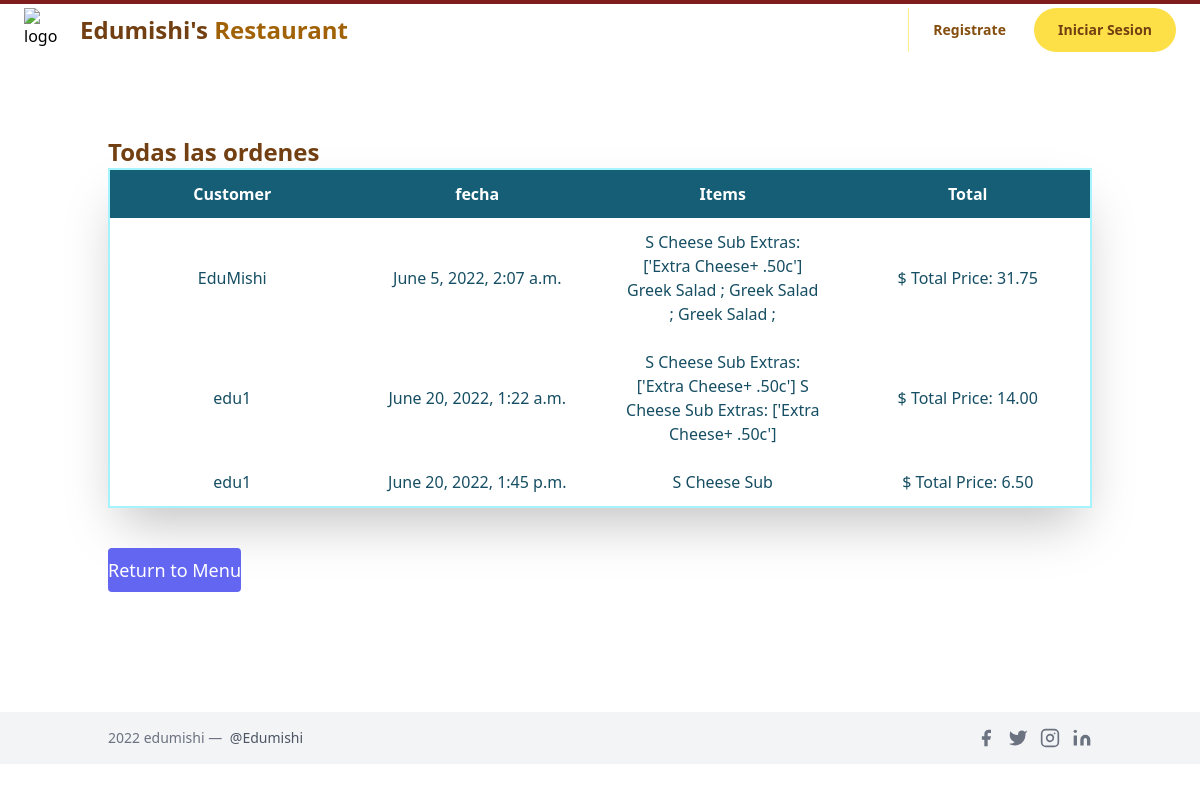
Page /allorders on the committed database.
### orders/models.py (models this page shows, shortened)
class Order(models.Model):
    ref_code = models.CharField(max_length=15, blank=True)
    owner = models.ForeignKey(Profile, on_delete=models.SET_NULL, null=True)
    is_ordered = models.BooleanField(default=False)
    ordered_items = models.ManyToManyField(OrderItem)
    date_ordered = models.DateTimeField(auto_now=True)
    def get_cart_total(self):
        return sum([item.menu_item.price for item in self.ordered_items.all()]
        + [item.extras_cost for item in self.ordered_items.all()])

class Profile(models.Model):
    user = models.OneToOneField(settings.AUTH_USER_MODEL,
                                on_delete=models.CASCADE)
    menu_items = models.ManyToManyField(Menu_Item, blank=True)
    def __str__(self):
        return f"{self.user.username}"

class OrderItem(models.Model):
    menu_item = models.ForeignKey(Menu_Item,on_delete=models.CASCADE,
                                    blank=True, null=True)
    is_ordered = models.BooleanField(default=False)
    date_added = models.DateTimeField(auto_now=True)
    date_ordered = models.DateTimeField(null=True)
    is_topping =models.BooleanField(default=False)
    num_extras = models.IntegerField( blank=True, default=0)
    extras = models.CharField(max_length=400,  blank=True, null=True)
    extras_cost = models.DecimalField(max_digits=4,decimal_places=2, default = 0.00)
    ptoppings = models.CharField(max_length=400,  blank=True, null=True)

class Menu_Item(models.Model):
    MENU_CATEGORIES = (
    ('Pizza', 'Pizza'),
    ('Pasta', 'Pasta'),
    ('Subs', 'Subs'),
    ('Salad', 'Salad'),
    ('Dinner_Platter', 'Dinner_Platter'),
    ('Topping', 'Topping'),
    ('Extra', 'Extra'),
    ('Dessert', 'Dessert'),
    ('Pastry', 'Pastry'),
    ('Main', 'Main'),
    ('Appetizer', 'Appetizer'),
    ('Side', 'Side'),
    ('Miscellaneous', 'Miscellaneous')
    )
    SIZE_CATEGORIES = (
    ('Sm', 'Small'),
    ('Md', 'Medium'),
    ('Lg', 'Large'),
    ('XL', 'Extra_Large')
    )
    category = models.CharField(max_length=36, null=True, blank=True,
                                choices=MENU_CATEGORIES,
                                help_text='Categoría del elemento del menú.')
    name = models.CharField(max_length=128,
                            help_text='Nombre del elemento del menú')
    price =  models.DecimalField(max_digits=4, null=True, blank=True,
                                decimal_places=2, default=0.00)
    sizes = models.CharField(max_length=4, null=True, blank=True,
                                choices=SIZE_CATEGORIES,
                                help_text='Ingrese el tamaños \
                                            del elemento del menú')
    toppings = models.CharField( max_length=400, blank=True, null=True,
                                help_text='Introducir ingredientes')
    num_toppings = models.CharField(max_length=10, blank=True, null=True)

### orders/views.py (the view)
# urls.py: path('allorders', views.allorders, name='allorders'),
def allorders(request):
    profiles = Profile.objects.all()
    all_orders = Order.objects.filter(is_ordered=True)#ojoooooooooooooooooo aqui si no esta ordenado no sale
    context = { 'all_orders': all_orders}
    return render(request, "orders/allorders.html", context)

### orders/templates/orders/allorders.html (shortened to what this page needs)
{% extends 'orders/layout.html' %}
{% block template%}
<div class="container px-5 py-20 mx-auto flex flex-wrap items-center">
    <div>
        <h1 class="text-2xl font-bold text-yellow-900">
            Todas las ordenes
        </h1>
        <table class="shadow-2xl border-2 border-cyan-200 w-full md:table-fixed content-center">
            <thead class="text-white">
                <tr>
                    <th class="py-3 bg-cyan-800">Customer</th>
                    <th class="py-3 bg-cyan-800">fecha</th>
                    <th class="py-3 bg-cyan-800">Items</th>
                    <th class="py-3 bg-cyan-800">Total</th>
                </tr>
            </thead>
            <tbody class="text-cyan-900 text-center">
                {% for order in all_orders.all %}
                    <tr class="">
                        <td class="py-3 px-6">{{order.owner}}</td>
                        <td class="py-3 px-6">{{ order.date_ordered }}</td>
                        <td class="py-3 px-6">
                            {% for item in order.ordered_items.all %}
                                {% if item.menu_item.category == "Subs" and item.num_extras == 0 %}
                                    {{item.menu_item.sizes}}
                                    {{ item.menu_item.name }}
                                {% endif %}
                                {% if item.num_extras > 0 %}
                                    {{item.menu_item.sizes}}
                                    {{ item.menu_item.name }}
                                    Extras: {{ item.extras }}
                                {% endif %}
                                {% if item.menu_item.category != "Pizza" and item.menu_item.category != "Subs" %}
                                    {{ item.menu_item.name }} ;
                                {% endif %}
                            {% endfor %}
                        </td>
                        <td class="py-3 px-6">$ Total Price: {{ order.get_cart_total }}</td>
                    </tr>
                {% endfor %}
            </tbody>
        </table>
            <button class="text-white bg-indigo-500 border-0 py-2 my-10 focus:outline-none hover:bg-indigo-600 rounded text-lg"><a href="{% url 'orders:index' %}" >
                {% if not order %}Return to Menu{% else %}Go to Menu {% endif %}
              </a>
            </button>
    </div>
</div>
{%endblock%}

### rows in the picture
Order: owner "EduMishi", date_ordered "June 5, 2022, 2:07 a.m.", get_cart_total "31.75"
OrderItem: menu_item.sizes "S", menu_item.name "Cheese Sub", extras "['Extra Cheese+ .50c']"
OrderItem: menu_item.name "Greek Salad"
OrderItem: menu_item.name "Greek Salad"
OrderItem: menu_item.name "Greek Salad"
Order: owner "edu1", date_ordered "June 20, 2022, 1:22 a.m.", get_cart_total "14.00"
OrderItem: menu_item.sizes "S", menu_item.name "Cheese Sub", extras "['Extra Cheese+ .50c']"
OrderItem: menu_item.sizes "S", menu_item.name "Cheese Sub", extras "['Extra Cheese+ .50c']"
Order: owner "edu1", date_ordered "June 20, 2022, 1:45 p.m.", get_cart_total "6.50"
OrderItem: menu_item.sizes "S", menu_item.name "Cheese Sub"
